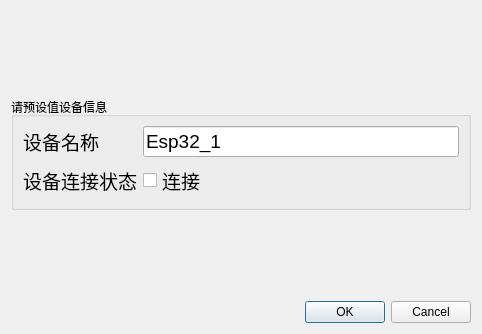
<?xml version="1.0" encoding="UTF-8"?>
<ui version="4.0">
 <class>Dialog_SetDeviceModel</class>
 <widget class="QDialog" name="Dialog_SetDeviceModel">
  <property name="geometry">
   <rect>
    <x>0</x>
    <y>0</y>
    <width>482</width>
    <height>334</height>
   </rect>
  </property>
  <property name="windowTitle">
   <string>Dialog</string>
  </property>
  <layout class="QGridLayout" name="gridLayout_2">
   <item row="1" column="0">
    <widget class="QGroupBox" name="groupBox">
     <property name="title">
      <string>请预设值设备信息</string>
     </property>
     <layout class="QGridLayout" name="gridLayout">
      <item row="1" column="1">
       <widget class="QCheckBox" name="checkBox">
        <property name="font">
         <font>
          <family>Arial</family>
          <pointsize>14</pointsize>
         </font>
        </property>
        <property name="text">
         <string>连接</string>
        </property>
       </widget>
      </item>
      <item row="1" column="0">
       <widget class="QLabel" name="label_2">
        <property name="font">
         <font>
          <family>Arial</family>
          <pointsize>14</pointsize>
         </font>
        </property>
        <property name="text">
         <string>设备连接状态</string>
        </property>
       </widget>
      </item>
      <item row="0" column="1">
       <widget class="QLineEdit" name="lineEdit_DeviceName">
        <property name="font">
         <font>
          <family>Arial</family>
          <pointsize>14</pointsize>
         </font>
        </property>
        <property name="text">
         <string>Esp32_1</string>
        </property>
       </widget>
      </item>
      <item row="0" column="0">
       <widget class="QLabel" name="label">
        <property name="font">
         <font>
          <family>Arial</family>
          <pointsize>14</pointsize>
         </font>
        </property>
        <property name="text">
         <string>设备名称</string>
        </property>
       </widget>
      </item>
     </layout>
    </widget>
   </item>
   <item row="3" column="0">
    <widget class="QDialogButtonBox" name="buttonBox">
     <property name="orientation">
      <enum>Qt::Horizontal</enum>
     </property>
     <property name="standardButtons">
      <set>QDialogButtonBox::Cancel|QDialogButtonBox::Ok</set>
     </property>
    </widget>
   </item>
   <item row="2" column="0">
    <spacer name="verticalSpacer">
     <property name="orientation">
      <enum>Qt::Vertical</enum>
     </property>
     <property name="sizeHint" stdset="0">
      <size>
       <width>20</width>
       <height>40</height>
      </size>
     </property>
    </spacer>
   </item>
   <item row="0" column="0">
    <spacer name="verticalSpacer_2">
     <property name="orientation">
      <enum>Qt::Vertical</enum>
     </property>
     <property name="sizeHint" stdset="0">
      <size>
       <width>20</width>
       <height>40</height>
      </size>
     </property>
    </spacer>
   </item>
  </layout>
 </widget>
 <resources/>
 <connections>
  <connection>
   <sender>buttonBox</sender>
   <signal>accepted()</signal>
   <receiver>Dialog_SetDeviceModel</receiver>
   <slot>accept()</slot>
   <hints>
    <hint type="sourcelabel">
     <x>248</x>
     <y>254</y>
    </hint>
    <hint type="destinationlabel">
     <x>157</x>
     <y>274</y>
    </hint>
   </hints>
  </connection>
  <connection>
   <sender>buttonBox</sender>
   <signal>rejected()</signal>
   <receiver>Dialog_SetDeviceModel</receiver>
   <slot>reject()</slot>
   <hints>
    <hint type="sourcelabel">
     <x>316</x>
     <y>260</y>
    </hint>
    <hint type="destinationlabel">
     <x>286</x>
     <y>274</y>
    </hint>
   </hints>
  </connection>
 </connections>
</ui>
